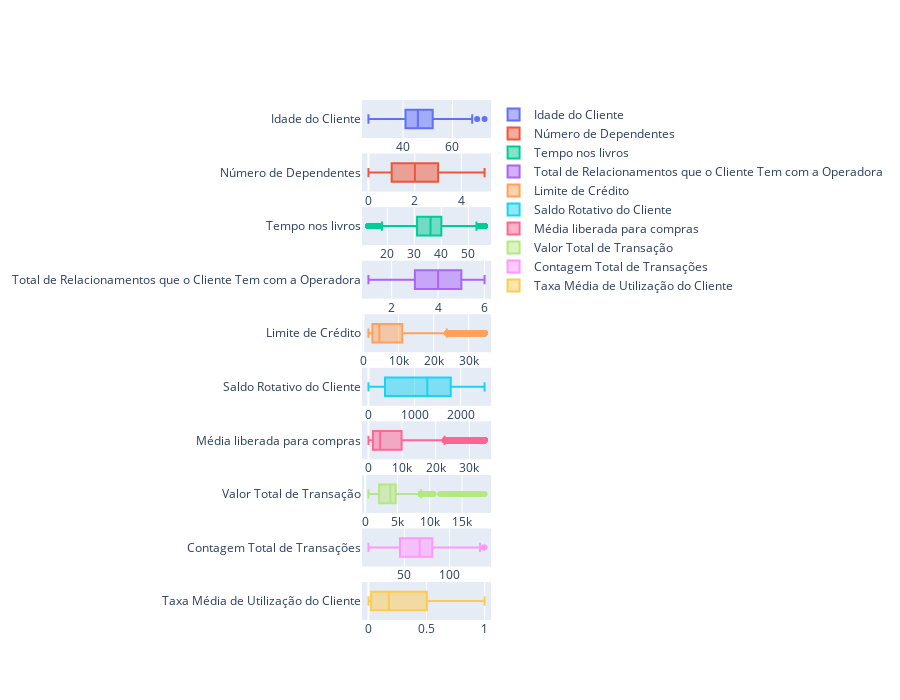

Notebook code for this chart:
### Markdown cell above
### Dados Númericos

### Code cell
fig = make_subplots(rows=10, cols=1)

fig.add_trace(go.Box(x=df['Customer_Age'], name='Idade do Cliente'), row=1, col=1)
fig.add_trace(go.Box(x=df['Dependent_count'], name='Número de Dependentes'), row=2, col=1)
fig.add_trace(go.Box(x=df['Months_on_book'], name='Tempo nos livros'), row=3, col=1)
fig.add_trace(go.Box(x=df['Total_Relationship_Count'], name='Total de Relacionamentos que o Cliente Tem com a Operadora'), row=4, col=1)
fig.add_trace(go.Box(x=df['Credit_Limit'], name='Limite de Crédito'), row=5, col=1)
fig.add_trace(go.Box(x=df['Total_Revolving_Bal'], name='Saldo Rotativo do Cliente'), row=6, col=1)
fig.add_trace(go.Box(x=df['Avg_Open_To_Buy'], name='Média liberada para compras'), row=7, col=1)
fig.add_trace(go.Box(x=df['Total_Trans_Amt'], name='Valor Total de Transação'), row=8, col=1)
fig.add_trace(go.Box(x=df['Total_Trans_Ct'], name='Contagem Total de Transações'), row=9, col=1)
fig.add_trace(go.Box(x=df['Avg_Utilization_Ratio'], name='Taxa Média de Utilização do Cliente'), row=10, col=1)

fig.update_layout(height=700)

### Figure 1 — Plotly figure (JSON) as saved in the notebook; plotly's stock layout.template omitted (floating-point values rounded to 4 significant figures; data arrays with more than 128 entries replaced by an {"elided": "..."} marker saying what was removed)
{"data": [{"name": "Idade do Cliente", "type": "box", "x": {"elided": "10127 int values"}, "xaxis": "x", "yaxis": "y"}, {"name": "Número de Dependentes", "type": "box", "x": {"elided": "10127 int values"}, "xaxis": "x2", "yaxis": "y2"}, {"name": "Tempo nos livros", "type": "box", "x": {"elided": "10127 int values"}, "xaxis": "x3", "yaxis": "y3"}, {"name": "Total de Relacionamentos que o Cliente Tem com a Operadora", "type": "box", "x": {"elided": "10127 int values"}, "xaxis": "x4", "yaxis": "y4"}, {"name": "Limite de Crédito", "type": "box", "x": {"elided": "10127 float values"}, "xaxis": "x5", "yaxis": "y5"}, {"name": "Saldo Rotativo do Cliente", "type": "box", "x": {"elided": "10127 int values"}, "xaxis": "x6", "yaxis": "y6"}, {"name": "Média liberada para compras", "type": "box", "x": {"elided": "10127 float values"}, "xaxis": "x7", "yaxis": "y7"}, {"name": "Valor Total de Transação", "type": "box", "x": {"elided": "10127 int values"}, "xaxis": "x8", "yaxis": "y8"}, {"name": "Contagem Total de Transações", "type": "box", "x": {"elided": "10127 int values"}, "xaxis": "x9", "yaxis": "y9"}, {"name": "Taxa Média de Utilização do Cliente", "type": "box", "x": {"elided": "10127 float values"}, "xaxis": "x10", "yaxis": "y10"}], "layout": {"height": 700, "xaxis": {"anchor": "y", "domain": [0, 1]}, "xaxis10": {"anchor": "y10", "domain": [0, 1]}, "xaxis2": {"anchor": "y2", "domain": [0, 1]}, "xaxis3": {"anchor": "y3", "domain": [0, 1]}, "xaxis4": {"anchor": "y4", "domain": [0, 1]}, "xaxis5": {"anchor": "y5", "domain": [0, 1]}, "xaxis6": {"anchor": "y6", "domain": [0, 1]}, "xaxis7": {"anchor": "y7", "domain": [0, 1]}, "xaxis8": {"anchor": "y8", "domain": [0, 1]}, "xaxis9": {"anchor": "y9", "domain": [0, 1]}, "yaxis": {"anchor": "x", "domain": [0.927, 1.0]}, "yaxis10": {"anchor": "x10", "domain": [0, 0.073]}, "yaxis2": {"anchor": "x2", "domain": [0.824, 0.897]}, "yaxis3": {"anchor": "x3", "domain": [0.721, 0.794]}, "yaxis4": {"anchor": "x4", "domain": [0.618, 0.691]}, "yaxis5": {"anchor": "x5", "domain": [0.515, 0.588]}, "yaxis6": {"anchor": "x6", "domain": [0.412, 0.485]}, "yaxis7": {"anchor": "x7", "domain": [0.309, 0.382]}, "yaxis8": {"anchor": "x8", "domain": [0.206, 0.279]}, "yaxis9": {"anchor": "x9", "domain": [0.103, 0.176]}}}
